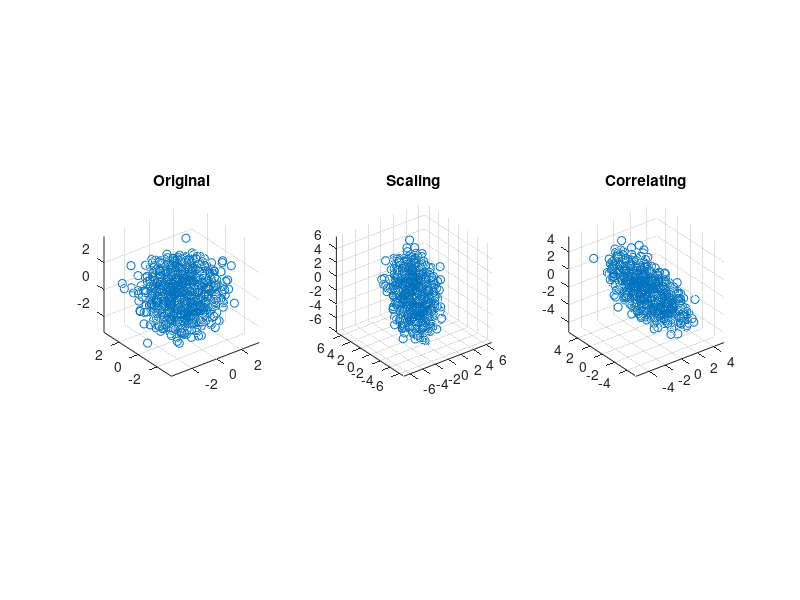

This figure's MATLAB source:
%% Script: 3D Colouring
%
% Author: Elia Matsumoto
%
% Contact: elia.matsumoto@fgv.br
% 
%% Reset Environemnt
rng('shuffle'); % Random seed
close all       % Close all figure
clear           % Clear workspace
clc             % Clear command window

%% "White" data
mu    = 0;
sigma = 1;
n     = 3;
k     = 2000;
X = normrnd(mu,sigma,k,n);

%% Positive Definite Matrix
M = [ 3.0   0.5  -2.0 ;  ...
      0.5   2.0   0.5 ;  ...
     -2.0   0.5   2.5 ];
     
[E,V] = eig(M)


%% Scaling
X1 = X;
for i=1:n
    X1(:,i) = X(:,i)*sqrt(V(i,i));
end

%% Correlating
X2 = X1*E';

%% Plot
subplot(1,3,1)
scatter3(X(:,1),X(:,2),X(:,3));
axis equal
title('Original');
subplot(1,3,2)
scatter3(X1(:,1),X1(:,2),X1(:,3));
axis equal
title('Scaling');
subplot(1,3,3)
scatter3(X2(:,1),X2(:,2),X2(:,3));
axis equal
title('Correlating');

DATA = X2;
save Data_3D DATA
